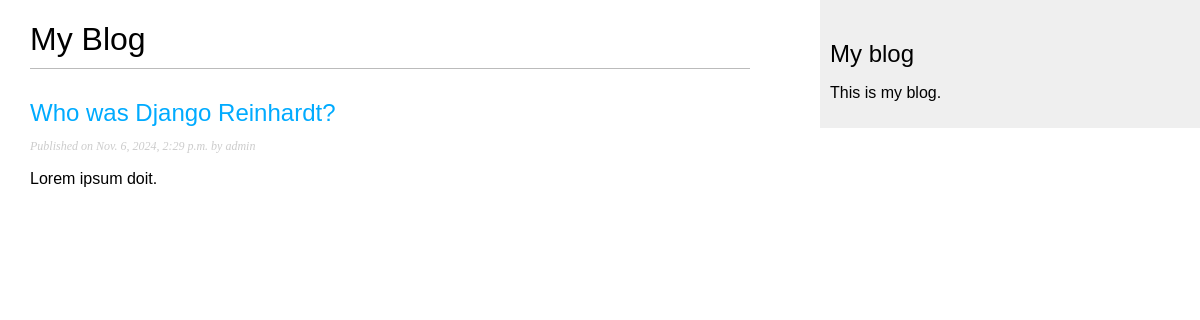
Page /blog/ on the earlier database version.
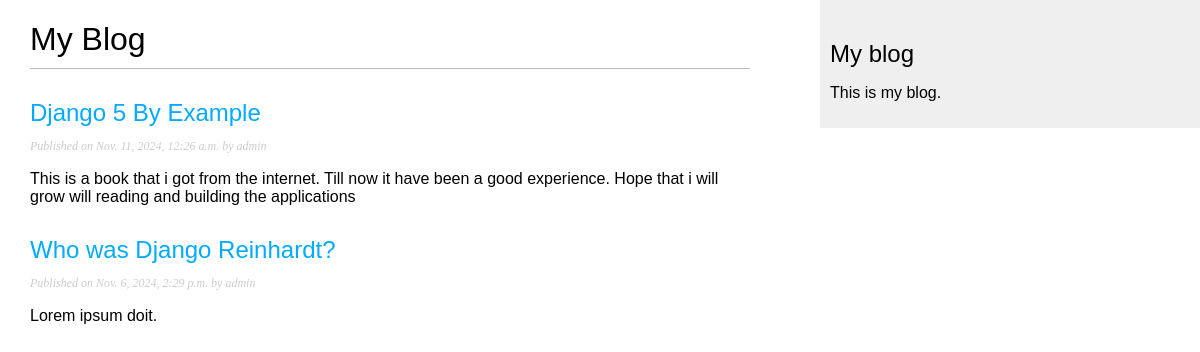
Same page on the later database version.
### blog/models.py (models this page shows, shortened)
class Post(models.Model):
    class Status(models.TextChoices):
        DRAFT = 'DF', 'Draft'
        PUBLISHED = 'PB', 'Published'
    title = models.CharField(max_length=250)
    slug = models.SlugField(
        max_length=250,
        unique_for_date='publish'
    )
    author = models.ForeignKey(
        settings.AUTH_USER_MODEL,
        on_delete=models.CASCADE,
        related_name='blog_posts'
    )
    body = models.TextField()
    publish = models.DateTimeField(default=timezone.now)
    created = models.DateTimeField(auto_now_add=True)
    updated = models.DateTimeField(auto_now=True)
    status = models.CharField(
        max_length=2,
        choices=Status,
        default=Status.DRAFT
    )
    objects = models.Manager() # The default manager.
    published = PublishedManager() # Our custom manager.
    class Meta:
        ordering = ['-publish']
        indexes = [
            models.Index(fields=['-publish']),
        ]
    def get_absolute_url(self):
        return reverse(
            'blog:post_detail',
            args=[
                self.publish.year,
                self.publish.month,
                self.publish.day,
                self.slug
            ]
        )

### blog/views.py (the view)
# urls.py: path('', views.post_list, name='post_list'),
def post_list(request):
    posts = Post.published.all()
    return render(
        request,
        'blog/post/list.html',
        {'posts': posts},
    )

### blog/models.py (called while the page is built)
    def get_queryset(self):
        return (
            super().get_queryset().filter(status=Post.Status.PUBLISHED)
        )

### blog/templates/blog/post/list.html (shortened to what this page needs)
{% extends "blog/base.html" %}
{% block content %}
    <h1>My Blog</h1>
    {% for post in posts %}
        <h2>
            <a href="{{ post.get_absolute_url }}">{{ post.title }}</a>
        </h2>
        <p class="date">
            Published on {{ post.publish }}
            by {{ post.author }}
        </p>
        {{ post.body|truncatewords:30|linebreaks }}
    {% endfor %}
{% endblock content %}

### blog/templates/blog/base.html (shortened to what this page needs)
{% load static %}
<!DOCTYPE html>
<html>
<head>
 <link href="{% static "css/blog.css" %}" rel="stylesheet">
</head>
<body>
    <div id="content">
        {% block content %}
        {% endblock content %}
    </div>
    <div id="sidebar">
        <h2>My blog</h2>
        <p>This is my blog.</p>
    </div>
</body>
</html>

### blog/static/css/blog.css (style rules this page uses)
body { margin:0; padding:0; font-family:helvetica, sans-serif; }
a { color:#00abff; text-decoration:none; }
h1 { font-weight:normal; border-bottom:1px solid #bbb; padding:0 0 10px 0; }
h2 { font-weight:normal; margin:30px 0 0; }
#content { float:left; width:60%; padding:0 0 0 30px; }
#sidebar { float:right; width:30%; padding:10px; background:#efefef; height:100%; }
p.date { color:#ccc; font-family: georgia, serif; font-size: 12px; font-style: italic; }

Differences in the rows shown:
added Post: title "Django 5 By Example", publish "Nov. 11, 2024, 12:26 a.m.", author "admin", body "This is a book that i got from the internet. Till now it have been a good experience. Hope that i will grow will reading and building the applications"
